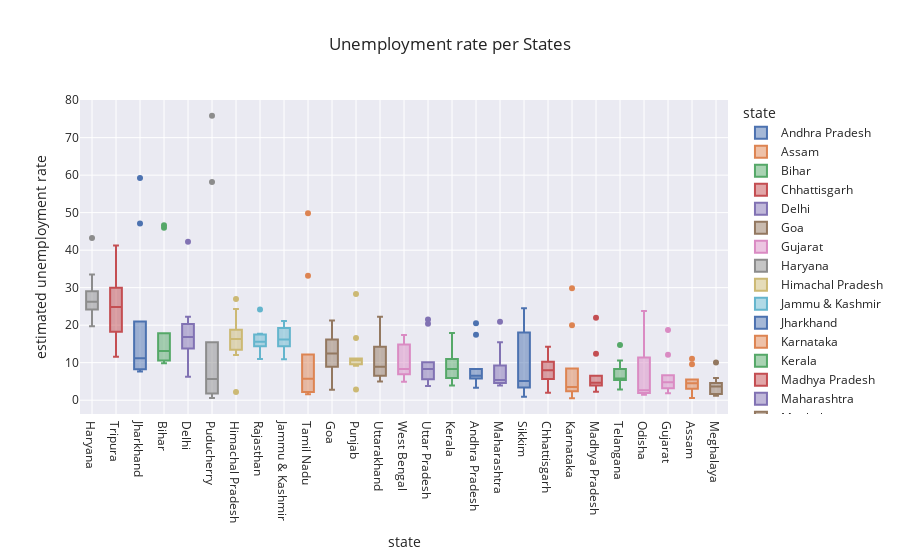

Write notebook code for a chart like this one.
### Code cell
# Updating the x-axis category order to be in descending total
fig.update_layout(xaxis={'categoryorder': 'total descending'})

### Figure 1 — Plotly figure (JSON) as saved in the notebook; plotly's stock layout.template omitted (floating-point values rounded to 4 significant figures)
{"data": [{"alignmentgroup": "True", "hovertemplate": "state=%{x}<br>estimated unemployment rate=%{y}<extra></extra>", "legendgroup": "Andhra Pradesh", "marker": {"color": "rgb(76,114,176)"}, "name": "Andhra Pradesh", "notched": false, "offsetgroup": "Andhra Pradesh", "orientation": "v", "showlegend": true, "type": "box", "x": ["Andhra Pradesh", "Andhra Pradesh", "Andhra Pradesh", "Andhra Pradesh", "Andhra Pradesh", "Andhra Pradesh", "Andhra Pradesh", "Andhra Pradesh", "Andhra Pradesh", "Andhra Pradesh"], "x0": " ", "xaxis": "x", "y": [5.48, 5.83, 5.79, 20.51, 17.43, 3.31, 8.34, 6.96, 6.4, 6.59], "y0": " ", "yaxis": "y"}, {"alignmentgroup": "True", "hovertemplate": "state=%{x}<br>estimated unemployment rate=%{y}<extra></extra>", "legendgroup": "Assam", "marker": {"color": "rgb(221,132,82)"}, "name": "Assam", "notched": false, "offsetgroup": "Assam", "orientation": "v", "showlegend": true, "type": "box", "x": ["Assam", "Assam", "Assam", "Assam", "Assam", "Assam", "Assam", "Assam", "Assam", "Assam"], "x0": " ", "xaxis": "x", "y": [4.66, 4.41, 4.77, 11.06, 9.55, 0.6, 3.77, 5.53, 1.19, 3.02], "y0": " ", "yaxis": "y"}, {"alignmentgroup": "True", "hovertemplate": "state=%{x}<br>estimated unemployment rate=%{y}<extra></extra>", "legendgroup": "Bihar", "marker": {"color": "rgb(85,168,104)"}, "name": "Bihar", "notched": false, "offsetgroup": "Bihar", "orientation": "v", "showlegend": true, "type": "box", "x": ["Bihar", "Bihar", "Bihar", "Bihar", "Bihar", "Bihar", "Bihar", "Bihar", "Bihar", "Bihar"], "x0": " ", "xaxis": "x", "y": [10.61, 10.29, 15.43, 46.64, 45.96, 17.82, 12.79, 13.44, 11.91, 9.82], "y0": " ", "yaxis": "y"}, {"alignmentgroup": "True", "hovertemplate": "state=%{x}<br>estimated unemployment rate=%{y}<extra></extra>", "legendgroup": "Chhattisgarh", "marker": {"color": "rgb(196,78,82)"}, "name": "Chhattisgarh", "notched": false, "offsetgroup": "Chhattisgarh", "orientation": "v", "showlegend": true, "type": "box", "x": ["Chhattisgarh", "Chhattisgarh", "Chhattisgarh", "Chhattisgarh", "Chhattisgarh", "Chhattisgarh", "Chhattisgarh", "Chhattisgarh", "Chhattisgarh", "Chhattisgarh"], "x0": " ", "xaxis": "x", "y": [9.65, 8.38, 7.54, 3.41, 10.5, 14.23, 10.27, 5.63, 1.96, 6.62], "y0": " ", "yaxis": "y"}, {"alignmentgroup": "True", "hovertemplate": "state=%{x}<br>estimated unemployment rate=%{y}<extra></extra>", "legendgroup": "Delhi", "marker": {"color": "rgb(129,114,179)"}, "name": "Delhi", "notched": false, "offsetgroup": "Delhi", "orientation": "v", "showlegend": true, "type": "box", "x": ["Delhi", "Delhi", "Delhi", "Delhi", "Delhi", "Delhi", "Delhi", "Delhi", "Delhi", "Delhi"], "x0": " ", "xaxis": "x", "y": [22.23, 14.84, 17.04, 16.68, 42.27, 18.19, 20.3, 13.79, 12.53, 6.27], "y0": " ", "yaxis": "y"}, {"alignmentgroup": "True", "hovertemplate": "state=%{x}<br>estimated unemployment rate=%{y}<extra></extra>", "legendgroup": "Goa", "marker": {"color": "rgb(147,120,96)"}, "name": "Goa", "notched": false, "offsetgroup": "Goa", "orientation": "v", "showlegend": true, "type": "box", "x": ["Goa", "Goa", "Goa", "Goa", "Goa", "Goa", "Goa", "Goa", "Goa", "Goa"], "x0": " ", "xaxis": "x", "y": [8.89, 2.81, 5.25, 13.31, 21.25, 9.96, 17.07, 16.21, 15.38, 11.54], "y0": " ", "yaxis": "y"}, {"alignmentgroup": "True", "hovertemplate": "state=%{x}<br>estimated unemployment rate=%{y}<extra></extra>", "legendgroup": "Gujarat", "marker": {"color": "rgb(218,139,195)"}, "name": "Gujarat", "notched": false, "offsetgroup": "Gujarat", "orientation": "v", "showlegend": true, "type": "box", "x": ["Gujarat", "Gujarat", "Gujarat", "Gujarat", "Gujarat", "Gujarat", "Gujarat", "Gujarat", "Gujarat", "Gujarat"], "x0": " ", "xaxis": "x", "y": [5.54, 6.38, 6.66, 18.71, 12.11, 3.2, 1.84, 1.87, 3.42, 4.03], "y0": " ", "yaxis": "y"}, {"alignmentgroup": "True", "hovertemplate": "state=%{x}<br>estimated unemployment rate=%{y}<extra></extra>", "legendgroup": "Haryana", "marker": {"color": "rgb(140,140,140)"}, "name": "Haryana", "notched": false, "offsetgroup": "Haryana", "orientation": "v", "showlegend": true, "type": "box", "x": ["Haryana", "Haryana", "Haryana", "Haryana", "Haryana", "Haryana", "Haryana", "Haryana", "Haryana", "Haryana"], "x0": " ", "xaxis": "x", "y": [20.34, 25.77, 25.05, 43.22, 29.02, 26.7, 24.18, 33.5, 19.68, 27.31], "y0": " ", "yaxis": "y"}, {"alignmentgroup": "True", "hovertemplate": "state=%{x}<br>estimated unemployment rate=%{y}<extra></extra>", "legendgroup": "Himachal Pradesh", "marker": {"color": "rgb(204,185,116)"}, "name": "Himachal Pradesh", "notched": false, "offsetgroup": "Himachal Pradesh", "orientation": "v", "showlegend": true, "type": "box", "x": ["Himachal Pradesh", "Himachal Pradesh", "Himachal Pradesh", "Himachal Pradesh", "Himachal Pradesh", "Himachal Pradesh", "Himachal Pradesh", "Himachal Pradesh", "Himachal Pradesh", "Himachal Pradesh"], "x0": " ", "xaxis": "x", "y": [16.83, 16.84, 18.76, 2.2, 26.95, 13.47, 24.31, 15.79, 12.04, 13.46], "y0": " ", "yaxis": "y"}, {"alignmentgroup": "True", "hovertemplate": "state=%{x}<br>estimated unemployment rate=%{y}<extra></extra>", "legendgroup": "Jammu & Kashmir", "marker": {"color": "rgb(100,181,205)"}, "name": "Jammu & Kashmir", "notched": false, "offsetgroup": "Jammu & Kashmir", "orientation": "v", "showlegend": true, "type": "box", "x": ["Jammu & Kashmir", "Jammu & Kashmir", "Jammu & Kashmir", "Jammu & Kashmir", "Jammu & Kashmir", "Jammu & Kashmir", "Jammu & Kashmir", "Jammu & Kashmir", "Jammu & Kashmir"], "x0": " ", "xaxis": "x", "y": [21.08, 20.78, 15.5, 18.74, 17.92, 10.88, 11.09, 16.17, 16.14], "y0": " ", "yaxis": "y"}, {"alignmentgroup": "True", "hovertemplate": "state=%{x}<br>estimated unemployment rate=%{y}<extra></extra>", "legendgroup": "Jharkhand", "marker": {"color": "rgb(76,114,176)"}, "name": "Jharkhand", "notched": false, "offsetgroup": "Jharkhand", "orientation": "v", "showlegend": true, "type": "box", "x": ["Jharkhand", "Jharkhand", "Jharkhand", "Jharkhand", "Jharkhand", "Jharkhand", "Jharkhand", "Jharkhand", "Jharkhand", "Jharkhand"], "x0": " ", "xaxis": "x", "y": [10.61, 11.85, 8.23, 47.09, 59.23, 20.95, 7.63, 9.76, 8.24, 11.8], "y0": " ", "yaxis": "y"}, {"alignmentgroup": "True", "hovertemplate": "state=%{x}<br>estimated unemployment rate=%{y}<extra></extra>", "legendgroup": "Karnataka", "marker": {"color": "rgb(221,132,82)"}, "name": "Karnataka", "notched": false, "offsetgroup": "Karnataka", "orientation": "v", "showlegend": true, "type": "box", "x": ["Karnataka", "Karnataka", "Karnataka", "Karnataka", "Karnataka", "Karnataka", "Karnataka", "Karnataka", "Karnataka", "Karnataka"], "x0": " ", "xaxis": "x", "y": [2.86, 3.61, 3.46, 29.84, 19.97, 8.44, 4.01, 0.5, 2.41, 1.58], "y0": " ", "yaxis": "y"}, {"alignmentgroup": "True", "hovertemplate": "state=%{x}<br>estimated unemployment rate=%{y}<extra></extra>", "legendgroup": "Kerala", "marker": {"color": "rgb(85,168,104)"}, "name": "Kerala", "notched": false, "offsetgroup": "Kerala", "orientation": "v", "showlegend": true, "type": "box", "x": ["Kerala", "Kerala", "Kerala", "Kerala", "Kerala", "Kerala", "Kerala", "Kerala", "Kerala", "Kerala"], "x0": " ", "xaxis": "x", "y": [5.31, 7.6, 8.99, 16.99, 17.88, 9.71, 7.09, 10.98, 5.91, 3.88], "y0": " ", "yaxis": "y"}, {"alignmentgroup": "True", "hovertemplate": "state=%{x}<br>estimated unemployment rate=%{y}<extra></extra>", "legendgroup": "Madhya Pradesh", "marker": {"color": "rgb(196,78,82)"}, "name": "Madhya Pradesh", "notched": false, "offsetgroup": "Madhya Pradesh", "orientation": "v", "showlegend": true, "type": "box", "x": ["Madhya Pradesh", "Madhya Pradesh", "Madhya Pradesh", "Madhya Pradesh", "Madhya Pradesh", "Madhya Pradesh", "Madhya Pradesh", "Madhya Pradesh", "Madhya Pradesh", "Madhya Pradesh"], "x0": " ", "xaxis": "x", "y": [4.11, 4.57, 2.22, 12.36, 21.98, 6.48, 5.08, 4.7, 3.91, 3.13], "y0": " ", "yaxis": "y"}, {"alignmentgroup": "True", "hovertemplate": "state=%{x}<br>estimated unemployment rate=%{y}<extra></extra>", "legendgroup": "Maharashtra", "marker": {"color": "rgb(129,114,179)"}, "name": "Maharashtra", "notched": false, "offsetgroup": "Maharashtra", "orientation": "v", "showlegend": true, "type": "box", "x": ["Maharashtra", "Maharashtra", "Maharashtra", "Maharashtra", "Maharashtra", "Maharashtra", "Maharashtra", "Maharashtra", "Maharashtra", "Maharashtra"], "x0": " ", "xaxis": "x", "y": [4.95, 4.69, 5.79, 20.9, 15.46, 9.23, 3.89, 6.23, 4.55, 4.1], "y0": " ", "yaxis": "y"}, {"alignmentgroup": "True", "hovertemplate": "state=%{x}<br>estimated unemployment rate=%{y}<extra></extra>", "legendgroup": "Meghalaya", "marker": {"color": "rgb(147,120,96)"}, "name": "Meghalaya", "notched": false, "offsetgroup": "Meghalaya", "orientation": "v", "showlegend": true, "type": "box", "x": ["Meghalaya", "Meghalaya", "Meghalaya", "Meghalaya", "Meghalaya", "Meghalaya", "Meghalaya", "Meghalaya", "Meghalaya", "Meghalaya"], "x0": " ", "xaxis": "x", "y": [1.66, 3.59, 1.58, 10.03, 5.92, 1.15, 2.1, 3.74, 4.29, 4.6], "y0": " ", "yaxis": "y"}, {"alignmentgroup": "True", "hovertemplate": "state=%{x}<br>estimated unemployment rate=%{y}<extra></extra>", "legendgroup": "Odisha", "marker": {"color": "rgb(218,139,195)"}, "name": "Odisha", "notched": false, "offsetgroup": "Odisha", "orientation": "v", "showlegend": true, "type": "box", "x": ["Odisha", "Odisha", "Odisha", "Odisha", "Odisha", "Odisha", "Odisha", "Odisha", "Odisha", "Odisha"], "x0": " ", "xaxis": "x", "y": [1.9, 3.12, 13.08, 23.76, 11.41, 3.77, 1.88, 1.42, 2.1, 2.18], "y0": " ", "yaxis": "y"}, {"alignmentgroup": "True", "hovertemplate": "state=%{x}<br>estimated unemployment rate=%{y}<extra></extra>", "legendgroup": "Puducherry", "marker": {"color": "rgb(140,140,140)"}, "name": "Puducherry", "notched": false, "offsetgroup": "Puducherry", "orientation": "v", "showlegend": true, "type": "box", "x": ["Puducherry", "Puducherry", "Puducherry", "Puducherry", "Puducherry", "Puducherry", "Puducherry", "Puducherry", "Puducherry", "Puducherry"], "x0": " ", "xaxis": "x", "y": [0.58, 1.76, 1.2, 75.85, 58.19, 4.24, 15.47, 5.05, 10.9, 6.18], "y0": " ", "yaxis": "y"}, {"alignmentgroup": "True", "hovertemplate": "state=%{x}<br>estimated unemployment rate=%{y}<extra></extra>", "legendgroup": "Punjab", "marker": {"color": "rgb(204,185,116)"}, "name": "Punjab", "notched": false, "offsetgroup": "Punjab", "orientation": "v", "showlegend": true, "type": "box", "x": ["Punjab", "Punjab", "Punjab", "Punjab", "Punjab", "Punjab", "Punjab", "Punjab", "Punjab", "Punjab"], "x0": " ", "xaxis": "x", "y": [11.11, 10.97, 10.32, 2.86, 28.33, 16.55, 9.19, 10.99, 9.61, 9.88], "y0": " ", "yaxis": "y"}, {"alignmentgroup": "True", "hovertemplate": "state=%{x}<br>estimated unemployment rate=%{y}<extra></extra>", "legendgroup": "Rajasthan", "marker": {"color": "rgb(100,181,205)"}, "name": "Rajasthan", "notched": false, "offsetgroup": "Rajasthan", "orientation": "v", "showlegend": true, "type": "box", "x": ["Rajasthan", "Rajasthan", "Rajasthan", "Rajasthan", "Rajasthan", "Rajasthan", "Rajasthan", "Rajasthan", "Rajasthan", "Rajasthan"], "x0": " ", "xaxis": "x", "y": [10.97, 15.16, 11.9, 17.7, 15.74, 14.39, 15.81, 17.51, 15.35, 24.15], "y0": " ", "yaxis": "y"}, {"alignmentgroup": "True", "hovertemplate": "state=%{x}<br>estimated unemployment rate=%{y}<extra></extra>", "legendgroup": "Sikkim", "marker": {"color": "rgb(76,114,176)"}, "name": "Sikkim", "notched": false, "offsetgroup": "Sikkim", "orientation": "v", "showlegend": true, "type": "box", "x": ["Sikkim", "Sikkim", "Sikkim", "Sikkim", "Sikkim", "Sikkim", "Sikkim", "Sikkim"], "x0": " ", "xaxis": "x", "y": [23.57, 2.28, 24.51, 4.46, 4.45, 12.49, 5.7, 0.88], "y0": " ", "yaxis": "y"}, {"alignmentgroup": "True", "hovertemplate": "state=%{x}<br>estimated unemployment rate=%{y}<extra></extra>", "legendgroup": "Tamil Nadu", "marker": {"color": "rgb(221,132,82)"}, "name": "Tamil Nadu", "notched": false, "offsetgroup": "Tamil Nadu", "orientation": "v", "showlegend": true, "type": "box", "x": ["Tamil Nadu", "Tamil Nadu", "Tamil Nadu", "Tamil Nadu", "Tamil Nadu", "Tamil Nadu", "Tamil Nadu", "Tamil Nadu", "Tamil Nadu", "Tamil Nadu"], "x0": " ", "xaxis": "x", "y": [1.57, 2.09, 6.4, 49.83, 33.16, 12.2, 6.81, 2.65, 5, 2.16], "y0": " ", "yaxis": "y"}, {"alignmentgroup": "True", "hovertemplate": "state=%{x}<br>estimated unemployment rate=%{y}<extra></extra>", "legendgroup": "Telangana", "marker": {"color": "rgb(85,168,104)"}, "name": "Telangana", "notched": false, "offsetgroup": "Telangana", "orientation": "v", "showlegend": true, "type": "box", "x": ["Telangana", "Telangana", "Telangana", "Telangana", "Telangana", "Telangana", "Telangana", "Telangana", "Telangana", "Telangana"], "x0": " ", "xaxis": "x", "y": [5.49, 8.29, 5.77, 6.25, 14.7, 10.55, 5.36, 5.79, 3.27, 2.86], "y0": " ", "yaxis": "y"}, {"alignmentgroup": "True", "hovertemplate": "state=%{x}<br>estimated unemployment rate=%{y}<extra></extra>", "legendgroup": "Tripura", "marker": {"color": "rgb(196,78,82)"}, "name": "Tripura", "notched": false, "offsetgroup": "Tripura", "orientation": "v", "showlegend": true, "type": "box", "x": ["Tripura", "Tripura", "Tripura", "Tripura", "Tripura", "Tripura", "Tripura", "Tripura", "Tripura", "Tripura"], "x0": " ", "xaxis": "x", "y": [32.67, 28.4, 29.95, 41.23, 21.51, 21.71, 18.24, 27.92, 17.35, 11.57], "y0": " ", "yaxis": "y"}, {"alignmentgroup": "True", "hovertemplate": "state=%{x}<br>estimated unemployment rate=%{y}<extra></extra>", "legendgroup": "Uttar Pradesh", "marker": {"color": "rgb(129,114,179)"}, "name": "Uttar Pradesh", "notched": false, "offsetgroup": "Uttar Pradesh", "orientation": "v", "showlegend": true, "type": "box", "x": ["Uttar Pradesh", "Uttar Pradesh", "Uttar Pradesh", "Uttar Pradesh", "Uttar Pradesh", "Uttar Pradesh", "Uttar Pradesh", "Uttar Pradesh", "Uttar Pradesh", "Uttar Pradesh"], "x0": " ", "xaxis": "x", "y": [7.58, 8.98, 10.11, 21.54, 20.41, 9.47, 5.56, 5.79, 4.18, 3.75], "y0": " ", "yaxis": "y"}, {"alignmentgroup": "True", "hovertemplate": "state=%{x}<br>estimated unemployment rate=%{y}<extra></extra>", "legendgroup": "Uttarakhand", "marker": {"color": "rgb(147,120,96)"}, "name": "Uttarakhand", "notched": false, "offsetgroup": "Uttarakhand", "orientation": "v", "showlegend": true, "type": "box", "x": ["Uttarakhand", "Uttarakhand", "Uttarakhand", "Uttarakhand", "Uttarakhand", "Uttarakhand", "Uttarakhand", "Uttarakhand", "Uttarakhand", "Uttarakhand"], "x0": " ", "xaxis": "x", "y": [5.49, 4.99, 19.85, 6.48, 8.01, 8.61, 12.38, 14.26, 22.26, 9.23], "y0": " ", "yaxis": "y"}, {"alignmentgroup": "True", "hovertemplate": "state=%{x}<br>estimated unemployment rate=%{y}<extra></extra>", "legendgroup": "West Bengal", "marker": {"color": "rgb(218,139,195)"}, "name": "West Bengal", "notched": false, "offsetgroup": "West Bengal", "orientation": "v", "showlegend": true, "type": "box", "x": ["West Bengal", "West Bengal", "West Bengal", "West Bengal", "West Bengal", "West Bengal", "West Bengal", "West Bengal", "West Bengal", "West Bengal"], "x0": " ", "xaxis": "x", "y": [6.94, 4.92, 6.92, 17.41, 17.41, 7.29, 6.83, 14.87, 9.35, 9.98], "y0": " ", "yaxis": "y"}], "layout": {"boxmode": "overlay", "legend": {"title": {"text": "state"}, "tracegroupgap": 0}, "title": {"text": "Unemployment rate per States"}, "xaxis": {"anchor": "y", "categoryarray": ["Andhra Pradesh", "Assam", "Bihar", "Chhattisgarh", "Delhi", "Goa", "Gujarat", "Haryana", "Himachal Pradesh", "Jammu & Kashmir", "Jharkhand", "Karnataka", "Kerala", "Madhya Pradesh", "Maharashtra", "Meghalaya", "Odisha", "Puducherry", "Punjab", "Rajasthan", "Sikkim", "Tamil Nadu", "Telangana", "Tripura", "Uttar Pradesh", "Uttarakhand", "West Bengal"], "categoryorder": "total descending", "domain": [0, 1], "title": {"text": "state"}}, "yaxis": {"anchor": "x", "domain": [0, 1], "title": {"text": "estimated unemployment rate"}}}}
